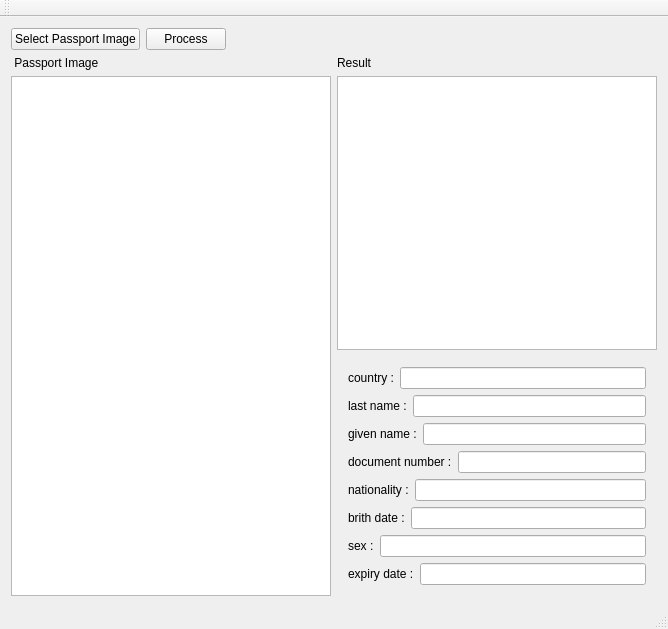
<?xml version="1.0" encoding="UTF-8"?>
<ui version="4.0">
 <class>Mrz_GUIClass</class>
 <widget class="QMainWindow" name="Mrz_GUIClass">
  <property name="geometry">
   <rect>
    <x>0</x>
    <y>0</y>
    <width>668</width>
    <height>629</height>
   </rect>
  </property>
  <property name="windowTitle">
   <string>Mrz_GUI</string>
  </property>
  <widget class="QWidget" name="centralWidget">
   <layout class="QGridLayout" name="gridLayout_2">
    <item row="0" column="0">
     <layout class="QVBoxLayout" name="verticalLayout_5">
      <item>
       <layout class="QHBoxLayout" name="horizontalLayout">
        <item>
         <widget class="QPushButton" name="select_passport_btn">
          <property name="text">
           <string>Select Passport Image</string>
          </property>
         </widget>
        </item>
        <item>
         <widget class="QPushButton" name="process_btn">
          <property name="text">
           <string>Process</string>
          </property>
         </widget>
        </item>
        <item>
         <spacer name="horizontalSpacer">
          <property name="orientation">
           <enum>Qt::Horizontal</enum>
          </property>
          <property name="sizeHint" stdset="0">
           <size>
            <width>40</width>
            <height>20</height>
           </size>
          </property>
         </spacer>
        </item>
       </layout>
      </item>
      <item>
       <layout class="QHBoxLayout" name="horizontalLayout_10">
        <item>
         <layout class="QVBoxLayout" name="verticalLayout">
          <item>
           <widget class="QLabel" name="label">
            <property name="text">
             <string> Passport Image</string>
            </property>
           </widget>
          </item>
          <item>
           <widget class="QGraphicsView" name="passport_graphicsview"/>
          </item>
         </layout>
        </item>
        <item>
         <layout class="QVBoxLayout" name="verticalLayout_4">
          <item>
           <layout class="QVBoxLayout" name="verticalLayout_2">
            <item>
             <widget class="QLabel" name="label_2">
              <property name="text">
               <string>Result</string>
              </property>
             </widget>
            </item>
            <item>
             <widget class="QGraphicsView" name="result_graphicsview"/>
            </item>
           </layout>
          </item>
          <item>
           <widget class="QWidget" name="widget" native="true">
            <layout class="QGridLayout" name="gridLayout">
             <item row="0" column="0">
              <layout class="QVBoxLayout" name="verticalLayout_3">
               <item>
                <layout class="QHBoxLayout" name="horizontalLayout_2">
                 <item>
                  <widget class="QLabel" name="label_3">
                   <property name="text">
                    <string>country :</string>
                   </property>
                  </widget>
                 </item>
                 <item>
                  <widget class="QLineEdit" name="country_edit"/>
                 </item>
                </layout>
               </item>
               <item>
                <layout class="QHBoxLayout" name="horizontalLayout_3">
                 <item>
                  <widget class="QLabel" name="label_4">
                   <property name="text">
                    <string>last name :</string>
                   </property>
                  </widget>
                 </item>
                 <item>
                  <widget class="QLineEdit" name="last_name_edit"/>
                 </item>
                </layout>
               </item>
               <item>
                <layout class="QHBoxLayout" name="horizontalLayout_4">
                 <item>
                  <widget class="QLabel" name="label_5">
                   <property name="text">
                    <string>given name :</string>
                   </property>
                  </widget>
                 </item>
                 <item>
                  <widget class="QLineEdit" name="given_name_edit"/>
                 </item>
                </layout>
               </item>
               <item>
                <layout class="QHBoxLayout" name="horizontalLayout_5">
                 <item>
                  <widget class="QLabel" name="label_6">
                   <property name="text">
                    <string>document number :</string>
                   </property>
                  </widget>
                 </item>
                 <item>
                  <widget class="QLineEdit" name="document_number_edit"/>
                 </item>
                </layout>
               </item>
               <item>
                <layout class="QHBoxLayout" name="horizontalLayout_6">
                 <item>
                  <widget class="QLabel" name="label_7">
                   <property name="text">
                    <string>nationality :</string>
                   </property>
                  </widget>
                 </item>
                 <item>
                  <widget class="QLineEdit" name="nationality_edit"/>
                 </item>
                </layout>
               </item>
               <item>
                <layout class="QHBoxLayout" name="horizontalLayout_7">
                 <item>
                  <widget class="QLabel" name="label_8">
                   <property name="text">
                    <string>brith date :</string>
                   </property>
                  </widget>
                 </item>
                 <item>
                  <widget class="QLineEdit" name="brith_date_edit"/>
                 </item>
                </layout>
               </item>
               <item>
                <layout class="QHBoxLayout" name="horizontalLayout_8">
                 <item>
                  <widget class="QLabel" name="label_9">
                   <property name="text">
                    <string>sex :</string>
                   </property>
                  </widget>
                 </item>
                 <item>
                  <widget class="QLineEdit" name="sex_edit"/>
                 </item>
                </layout>
               </item>
               <item>
                <layout class="QHBoxLayout" name="horizontalLayout_9">
                 <item>
                  <widget class="QLabel" name="label_10">
                   <property name="text">
                    <string>expiry date :</string>
                   </property>
                  </widget>
                 </item>
                 <item>
                  <widget class="QLineEdit" name="expiry_date_edit"/>
                 </item>
                </layout>
               </item>
              </layout>
             </item>
            </layout>
           </widget>
          </item>
         </layout>
        </item>
       </layout>
      </item>
     </layout>
    </item>
   </layout>
  </widget>
  <widget class="QMenuBar" name="menuBar">
   <property name="geometry">
    <rect>
     <x>0</x>
     <y>0</y>
     <width>668</width>
     <height>21</height>
    </rect>
   </property>
  </widget>
  <widget class="QToolBar" name="mainToolBar">
   <attribute name="toolBarArea">
    <enum>TopToolBarArea</enum>
   </attribute>
   <attribute name="toolBarBreak">
    <bool>false</bool>
   </attribute>
  </widget>
  <widget class="QStatusBar" name="statusBar"/>
 </widget>
 <layoutdefault spacing="6" margin="11"/>
 <resources>
  <include location="Mrz_GUI.qrc"/>
 </resources>
 <connections/>
</ui>
